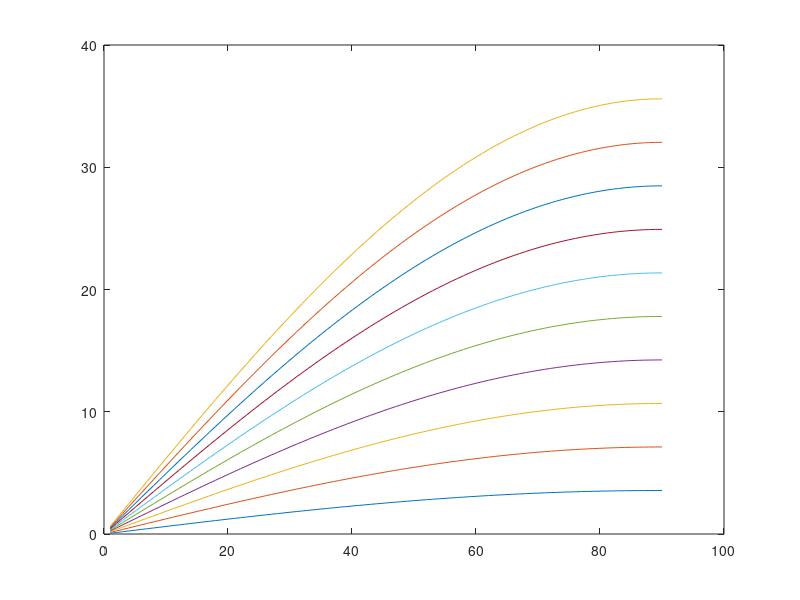

MATLAB code for this plot: (Note: this script raises an error after producing the figure.)
clc;
clear;
%Angle of contact b/n wheel and sphere
angle  = 1:90;

%Weights in Lbs
mWheel = 0.161;
mSphere = 1:10;

%Radius of wheel (m)
Rw=0.03;

%Coefficient of friction between rubber and acryllic. Found on http://atc.sjf.stuba.sk/files/mechanika_vms_ADAMS/Contact_Table.pdf
Mu = 0.8;

%Angular Acceleration (rad/s^2)
A=pi/4;

%Change the weights to better units
mWheel = mWheel * 0.453592;
mSphere = mSphere .* 0.453592;

%Convert angles to radians
angle = deg2rad(angle);

%Normal Force Matrix, Reference by Fn(angle in deg, Weight in Lbs)
Fn = zeros(length(angle),length(mSphere));
%Loop through angles
for i = 1:length(angle)
    %Loop through sphere weights
    for j = 1:length(mSphere)
        Fn(i,j)=mSphere(j)*9.81*cos(pi/2-angle(i));
    end
end
%Graph Normal Force
%figure(1);
%plot(1:90,Fn(1:90,10));
%title('Normal Force');
%xlabel('Angle of omniwheel to sphere');
%ylabel('Normal force of sphere on omniwheel');

%Frictional Force
Ff=Fn.*Mu;

%Moment of Inertia of the wheel
I=.5*mWheel*Rw*Rw;

%Range of Torques calculated in TorqueCalc.m
Tmax=.175;
Tmin=.147;

Fmax=Tmax/Rw;
Fmin=Tmin/Rw;

%Graph Frictional Force
figure(1);
plot(1:90,Ff(1:90,1),1:90,Ff(1:90,2),1:90,Ff(1:90,3),1:90,Ff(1:90,4),1:90,Ff(1:90,5),1:90,Ff(1:90,6),1:90,Ff(1:90,7),1:90,Ff(1:90,8),1:90,Ff(1:90,9),1:90,Ff(1:90,10));
%plot(1:90,Ff(1:90,1),Ff(1:90,2),Ff(1:90,3),Ff(1:90,4),Ff(1:90,5),Ff(1:90,6),Ff(1:90,7),Ff(1:90,8),Ff(1:90,9),Ff(1:90,10));

refline(0,Fmax);
refline(0,Fmin);
title('Frictional Force > Torsional Force for No Slip');
xlabel('Angle of sphere to omniwheel (Deg)');
ylabel('Normal force of sphere on omniwheel (N)');
legend('Frictional Force 1Lbs','Frictional Force 2Lbs','Frictional Force 3Lbs','Frictional Force 4Lbs','Frictional Force 5Lbs','Frictional Force 6Lbs','Frictional Force 7Lbs','Frictional Force 8Lbs','Frictional Force 9Lbs','Frictional Force 10Lbs','Torsional Force');
%Slipping occurs when applied force > frictional force



